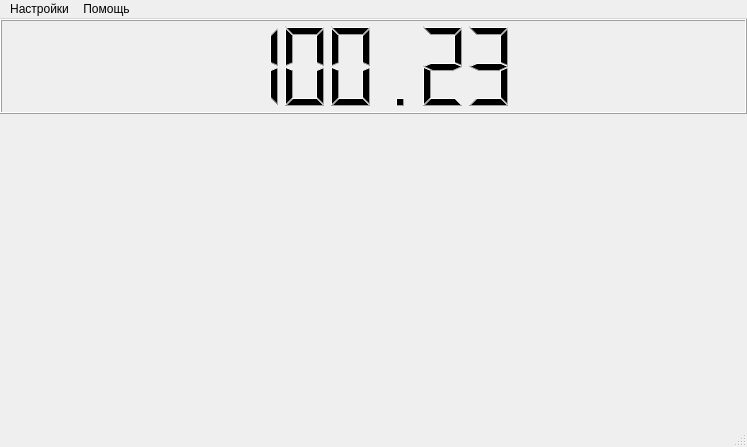
<?xml version="1.0" encoding="UTF-8"?>
<ui version="4.0">
 <class>MainWindow</class>
 <widget class="QMainWindow" name="MainWindow">
  <property name="geometry">
   <rect>
    <x>0</x>
    <y>0</y>
    <width>747</width>
    <height>447</height>
   </rect>
  </property>
  <property name="windowTitle">
   <string>TASC Monitor</string>
  </property>
  <property name="windowIcon">
   <iconset resource="resources.qrc">
    <normaloff>:/images/appmain.ico</normaloff>:/images/appmain.ico</iconset>
  </property>
  <widget class="QWidget" name="centralwidget">
   <layout class="QVBoxLayout" name="verticalLayout">
    <property name="spacing">
     <number>0</number>
    </property>
    <property name="leftMargin">
     <number>0</number>
    </property>
    <property name="topMargin">
     <number>0</number>
    </property>
    <property name="rightMargin">
     <number>0</number>
    </property>
    <property name="bottomMargin">
     <number>0</number>
    </property>
    <item>
     <widget class="QLCDNumber" name="lcdNumber">
      <property name="minimumSize">
       <size>
        <width>0</width>
        <height>0</height>
       </size>
      </property>
      <property name="maximumSize">
       <size>
        <width>16777215</width>
        <height>95</height>
       </size>
      </property>
      <property name="smallDecimalPoint">
       <bool>false</bool>
      </property>
      <property name="digitCount">
       <number>6</number>
      </property>
      <property name="value" stdset="0">
       <double>100.230000000000004</double>
      </property>
     </widget>
    </item>
    <item>
     <widget class="QCustomPlot" name="trend" native="true"/>
    </item>
   </layout>
  </widget>
  <widget class="QMenuBar" name="menubar">
   <property name="geometry">
    <rect>
     <x>0</x>
     <y>0</y>
     <width>747</width>
     <height>21</height>
    </rect>
   </property>
   <widget class="QMenu" name="menu">
    <property name="title">
     <string>Настройки</string>
    </property>
    <addaction name="action_connect"/>
    <addaction name="action_common"/>
    <addaction name="separator"/>
    <addaction name="action_log"/>
    <addaction name="separator"/>
    <addaction name="action_alarm"/>
    <addaction name="separator"/>
    <addaction name="action_trend"/>
    <addaction name="action_top"/>
    <addaction name="action_widget"/>
   </widget>
   <widget class="QMenu" name="menu_2">
    <property name="title">
     <string>Помощь</string>
    </property>
    <addaction name="action_about"/>
   </widget>
   <addaction name="menu"/>
   <addaction name="menu_2"/>
  </widget>
  <widget class="QStatusBar" name="statusbar"/>
  <action name="action_connect">
   <property name="text">
    <string>Подключение...</string>
   </property>
  </action>
  <action name="action_common">
   <property name="text">
    <string>Общие...</string>
   </property>
  </action>
  <action name="action_about">
   <property name="text">
    <string>О программе...</string>
   </property>
  </action>
  <action name="action_log">
   <property name="text">
    <string>Показать журнал ошибок...</string>
   </property>
  </action>
  <action name="action_alarm">
   <property name="checkable">
    <bool>true</bool>
   </property>
   <property name="text">
    <string>Отключить оповещения</string>
   </property>
  </action>
  <action name="action_trend">
   <property name="checkable">
    <bool>true</bool>
   </property>
   <property name="text">
    <string>Показывать тренд</string>
   </property>
  </action>
  <action name="action_ontop">
   <property name="checkable">
    <bool>true</bool>
   </property>
   <property name="text">
    <string>Поверх всех окон</string>
   </property>
  </action>
  <action name="action_widget">
   <property name="checkable">
    <bool>false</bool>
   </property>
   <property name="text">
    <string>Режим виджета</string>
   </property>
  </action>
  <action name="action_top">
   <property name="checkable">
    <bool>true</bool>
   </property>
   <property name="text">
    <string>Поверх всех окон</string>
   </property>
  </action>
 </widget>
 <customwidgets>
  <customwidget>
   <class>QCustomPlot</class>
   <extends>QWidget</extends>
   <header>qcustomplot.h</header>
   <container>1</container>
  </customwidget>
 </customwidgets>
 <resources>
  <include location="resources.qrc"/>
 </resources>
 <connections/>
</ui>
